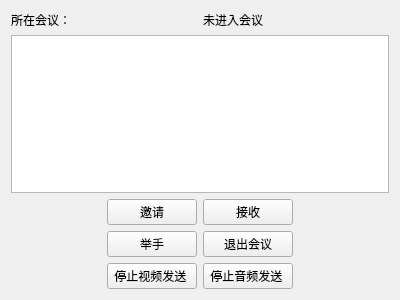
<ui version="4.0" >
 <class>MemberList</class>
 <widget class="QWidget" name="MemberList" >
  <property name="geometry" >
   <rect>
    <x>0</x>
    <y>0</y>
    <width>400</width>
    <height>300</height>
   </rect>
  </property>
  <property name="windowTitle" >
   <string>Form</string>
  </property>
  <layout class="QGridLayout" name="gridLayout" >
   <item row="1" column="0" colspan="4" >
    <widget class="QTreeView" name="treeView" />
   </item>
   <item row="2" column="2" >
    <widget class="QPushButton" name="RecvMediaButton" >
     <property name="text" >
      <string>接收</string>
     </property>
    </widget>
   </item>
   <item row="2" column="1" >
    <widget class="QPushButton" name="sendButton" >
     <property name="text" >
      <string>邀请</string>
     </property>
    </widget>
   </item>
   <item row="0" column="0" colspan="2" >
    <widget class="QLabel" name="label" >
     <property name="text" >
      <string>所在会议：</string>
     </property>
    </widget>
   </item>
   <item row="0" column="2" colspan="2" >
    <widget class="QLabel" name="confName" >
     <property name="text" >
      <string>未进入会议</string>
     </property>
    </widget>
   </item>
   <item row="3" column="2" >
    <widget class="QPushButton" name="ExitConfButton" >
     <property name="text" >
      <string>退出会议</string>
     </property>
    </widget>
   </item>
   <item row="3" column="1" >
    <widget class="QPushButton" name="handButton" >
     <property name="text" >
      <string>举手</string>
     </property>
     <property name="checkable" >
      <bool>true</bool>
     </property>
     <property name="checked" >
      <bool>false</bool>
     </property>
    </widget>
   </item>
   <item row="4" column="1" >
    <widget class="QPushButton" name="videoControlButton" >
     <property name="text" >
      <string>停止视频发送 </string>
     </property>
     <property name="checkable" >
      <bool>true</bool>
     </property>
    </widget>
   </item>
   <item row="4" column="2" >
    <widget class="QPushButton" name="audioControlButton" >
     <property name="text" >
      <string>停止音频发送 </string>
     </property>
     <property name="checkable" >
      <bool>true</bool>
     </property>
    </widget>
   </item>
  </layout>
 </widget>
 <resources>
  <include location="../../../../resources/wengophone.qrc" />
 </resources>
 <connections/>
</ui>
